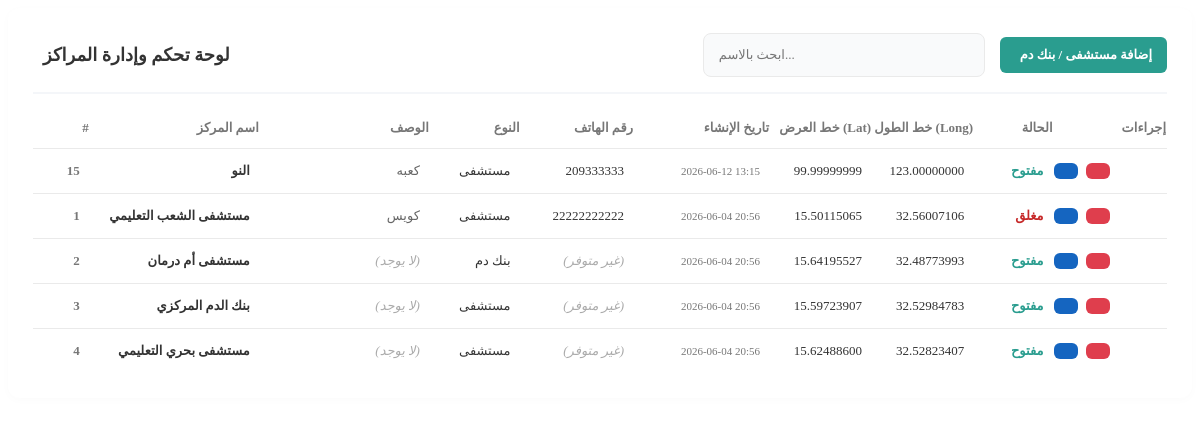
Page /admin/centers.php on the committed database.
### tables this page shows
CREATE TABLE `centers` (
  `id` int(11) NOT NULL,
  `name` varchar(150) NOT NULL,
  `description` text DEFAULT NULL,
  `type` enum('hospital','blood_bank') DEFAULT 'hospital',
  `phone` varchar(50) DEFAULT NULL,
  `created_at` timestamp NOT NULL DEFAULT current_timestamp(),
  `latitude` decimal(10,8) DEFAULT NULL,
  `longitude` decimal(11,8) DEFAULT NULL,
  `status` varchar(20) NOT NULL DEFAULT 'مفتوح'
);

### admin/centers.php (the view, shortened to what this page needs)
<?php
require_once 'db.php';
$stmt = $pdo->query("SELECT id, name, description, type, phone, status, latitude, longitude, created_at FROM centers ORDER BY created_at DESC");
$centersList = $stmt->fetchAll();
?>
<div class="centers-page-container">
    <div class="admin-table-panel">
        <div class="panel-header-flex">
            <h3 class="panel-title">
                لوحة تحكم وإدارة المراكز
            </h3>
            <div class="header-actions">
                <div class="search-box">
                    <input type="text" placeholder="ابحث بالاسم...">
                </div>
                <button id="addNewCenterBtn" class="btn-save" style="padding: 10px 15px; font-size: 13px;">
                    <i class="fa-solid fa-plus"></i> إضافة مستشفى / بنك دم
                </button>
            </div>
        </div>
        <div class="table-container">
            <table>
                <thead>
                    <tr>
                        <th style="width: 5%;">#</th>
                        <th style="width: 15%;">اسم المركز</th>
                        <th style="width: 15%;">الوصف</th>
                        <th style="width: 8%;">النوع</th>
                        <th style="width: 10%;">رقم الهاتف</th>
                        <th style="width: 12%;">تاريخ الإنشاء</th>
                        <th style="width: 9%;">خط العرض (Lat)</th>
                        <th style="width: 9%;">خط الطول (Long)</th>
                        <th style="width: 7%;">الحالة</th>
                        <th style="width: 10%;">إجراءات</th>
                    </tr>
                </thead>
                <tbody>
                    <?php if (count($centersList) > 0): ?>
                        <?php foreach ($centersList as $center): ?>
                            <?php
                                $desc = !empty($center['description']) ? htmlspecialchars($center['description']) : '<span class="empty-data">(لا يوجد)</span>';
                                $type_text = ($center['type'] === 'hospital') ? 'مستشفى' : 'بنك دم';
                                $phone = !empty($center['phone']) ? htmlspecialchars($center['phone']) : '<span class="empty-data">(غير متوفر)</span>';
                                $created_at = date('Y-m-d H:i', strtotime($center['created_at']));
                                $lat = !empty($center['latitude']) ? htmlspecialchars($center['latitude']) : '<span class="empty-data">(غير متوفر)</span>';
                                $long = !empty($center['longitude']) ? htmlspecialchars($center['longitude']) : '<span class="empty-data">(غير متوفر)</span>';
                                $status = !empty($center['status']) ? htmlspecialchars($center['status']) : 'مفتوح';
                                $status_color = ($status === 'مفتوح') ? '#2a9d8f' : '#c62828';
                            ?>
                            <tr data-id="<?= $center['id'] ?>"
                                data-name="<?= htmlspecialchars($center['name']) ?>"
                                data-description="<?= htmlspecialchars($center['description'] ?? '') ?>"
                                data-type="<?= htmlspecialchars($center['type']) ?>"
                                data-phone="<?= htmlspecialchars($center['phone'] ?? '') ?>"
                                data-latitude="<?= htmlspecialchars($center['latitude'] ?? '') ?>"
                                data-longitude="<?= htmlspecialchars($center['longitude'] ?? '') ?>"
                                data-status="<?= htmlspecialchars($center['status'] ?? 'مفتوح') ?>">
                                <td style="color: #777; font-weight: bold;"><?= $center['id'] ?></td>
                                <td class="cell-name" style="font-weight: 800;"><?= htmlspecialchars($center['name']) ?></td>
                                <td class="cell-desc" style="color: #666;"><?= $desc ?></td>
                                <td class="cell-type"><?= $type_text ?></td>
                                <td class="cell-phone" dir="ltr" style="text-align: right; font-weight: 500;"><?= $phone ?></td>
                                <td dir="ltr" style="text-align: right; color: #777; font-size: 11px;"><?= $created_at ?></td>
                                <td class="cell-lat" dir="ltr" style="text-align: right; font-weight: 500;"><?= $lat ?></td>
                                <td class="cell-long" dir="ltr" style="text-align: right; font-weight: 500;"><?= $long ?></td>
                                <td class="cell-status"><span style="color: <?= $status_color ?>; font-weight: bold;"><?= $status ?></span></td>
                                <td>
                                    <div class="admin-actions">
                                        <button class="btn-edit center-edit-btn" title="تعديل">
                                        </button>
                                        <button class="btn-delete center-delete-btn" title="حذف">
                                        </button>
                                    </div>
                                </td>
                            </tr>
                        <?php endforeach; ?>
                    <?php else: ?>
                        <tr>
                            <td colspan="10" style="text-align: center; color: #777; padding: 20px;">لا توجد مراكز مسجلة في النظام حالياً.</td>
                        </tr>
                    <?php endif; ?>
                </tbody>
            </table>
        </div>
    </div>
</div>

### admin/centers.php (style rules this page uses)
.centers-page-container { display: flex; flex-direction: column; gap: 25px; }
.admin-table-panel { background-color: #ffffff; border-radius: 12px; padding: 25px; box-shadow: 0 2px 10px rgba(0,0,0,0.02); }
.panel-header-flex { display: flex; justify-content: space-between; align-items: center; margin-bottom: 25px; border-bottom: 2px solid #f4f6f9; padding-bottom: 15px; }
.panel-title { font-size: 18px; font-weight: 700; color: #333333; display: flex; align-items: center; gap: 10px; margin: 0; }
.header-actions { display: flex; gap: 15px; align-items: center; }
.table-container { overflow-x: auto; }
table { width: 100%; border-collapse: collapse; text-align: right; font-size: 13px; }
thead th { color: #777777; font-weight: 700; padding-bottom: 12px; border-bottom: 1px solid #eaeaea; white-space: nowrap; }
tbody td { padding: 14px 10px 14px 0; border-bottom: 1px solid #eaeaea; color: #333333; vertical-align: middle; }
tbody tr:last-child td { border-bottom: none; }
.admin-actions { display: flex; gap: 8px; }
.btn-edit, .btn-delete, .btn-save, .btn-cancel { border: none; padding: 8px 12px; border-radius: 6px; font-size: 12px; font-weight: 700; cursor: pointer; color: #ffffff; display: flex; align-items: center; gap: 5px; font-family: inherit; transition: opacity 0.2s; }
.btn-edit { background-color: #1565c0; }
.btn-delete { background-color: #df3e4d; }
.btn-save { background-color: #2a9d8f; }
.empty-data { color: #aaa; font-style: italic; }
.search-box { display: flex; align-items: center; background-color: #f9fafb; border: 1px solid #eaeaea; border-radius: 8px; padding: 5px 15px; width: 250px; }
.search-box input { border: none; background: transparent; padding: 8px 0; width: 100%; outline: none; font-size: 13px; font-family: inherit; margin-right: 10px; }

### rows in the picture
centers: id "15", name "النو", description "كعبه", type "مستشفى", phone "209333333", created_at "2026-06-12 13:15", latitude "99.99999999", longitude "123.00000000", status "مفتوح"
centers: id "1", name "مستشفى الشعب التعليمي", description "كويس", type "مستشفى", phone "22222222222", created_at "2026-06-04 20:56", latitude "15.50115065", longitude "32.56007106", status "مغلق"
centers: id "2", name "مستشفى أم درمان", description "(لا يوجد)", type "بنك دم", phone "(غير متوفر)", created_at "2026-06-04 20:56", latitude "15.64195527", longitude "32.48773993", status "مفتوح"
centers: id "3", name "بنك الدم المركزي", shows "(لا يوجد)", type "مستشفى", shows "(غير متوفر)", created_at "2026-06-04 20:56", latitude "15.59723907", longitude "32.52984783", status "مفتوح"
centers: id "4", name "مستشفى بحري التعليمي", shows "(لا يوجد)", type "مستشفى", shows "(غير متوفر)", created_at "2026-06-04 20:56", latitude "15.62488600", longitude "32.52823407", status "مفتوح"
